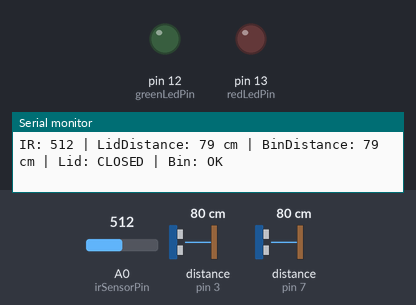
Simulated run of this sketch. Board: Arduino Uno, built with avr-gcc and run on an emulated ATmega328P. On the bench: output pins drawn as LEDs (lit = HIGH), the last lines printed to the serial monitor. Wiring (inferred from the names in the program): 2 × ultrasonic range finder: trigger pin 2, echo pin 3 / trigger pin 6, echo pin 7. Inputs (shaded band) come from the test bench; at power-on: distance to the obstacle (sensors on pin 3, pin 7) 80 cm, A0 (irSensorPin) = 512. The echo pulse lasts 58.3 µs per cm; pins used as bus, display or sensor lines are not drawn.

Above: at 1.3 s.
1.4 s: distance to the obstacle (sensor on pin 3) set to 12 cm
2.9 s: distance to the obstacle (sensor on pin 3) set to 9 cm
At 4.1 s:
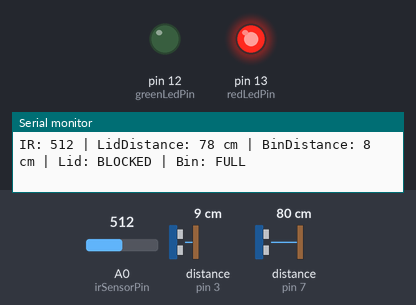
4.6 s: distance to the obstacle (sensor on pin 3) set to 18 cm
At 5.8 s:
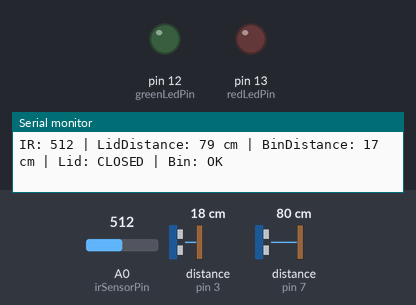
6.1 s: distance to the obstacle (sensor on pin 3) set to 2 cm
At 6.8 s:
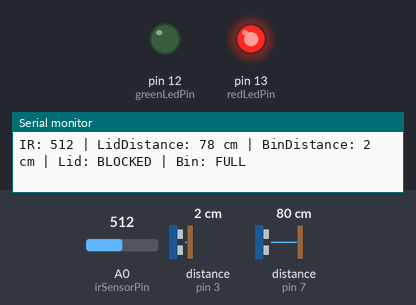
Timing chart, 0 to 8.7 s (numbered marks = the images above; inputs shaded):
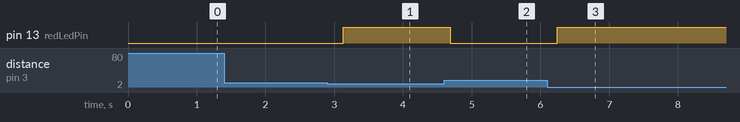

The sketch:

smartTrashcanWithPlasticDetection.ino
```cpp
#include <AccelStepper.h>

// Motor control using 4 pins (IN1, IN3, IN2, IN4)
#define motorInterfaceType 4
AccelStepper stepper(motorInterfaceType, 8, 10, 9, 11);

// Sensor pins
const int trigLid = 6, echoLid = 7;     // Trig and Echo pins for lid distance sensor
const int trigBin = 2, echoBin = 3;     // Trig and Echo pins for bin distance sensor
const int irSensorPin = A0;              // IR sensor pin for detecting plastic material

// LED indicators
const int redLedPin = 13;  // Red LED for bin full indication
const int greenLedPin = 12; // Green LED for lid open indication

// Configuration constants
const int openAngle = 135;        // Angle to open the lid (in degrees)
const int fullThreshold = 10;     // Threshold for bin fullness (in cm)
const int openThreshold = 15;     // Threshold to open the lid (distance in cm)
const int minPlasticIntensity = 600; // Minimum IR sensor value to detect plastic
const int maxPlasticIntensity = 800; // Maximum IR sensor value for plastic detection

// Function to get distance using ultrasonic sensor
int getDistance(int trigPin, int echoPin) {
  digitalWrite(trigPin, LOW); delayMicroseconds(2);  // Ensure trigPin is LOW before sending pulse
  digitalWrite(trigPin, HIGH); delayMicroseconds(10); // Send pulse to trigger the sensor
  digitalWrite(trigPin, LOW); // End pulse
  long duration = pulseIn(echoPin, HIGH); // Measure duration of the echo signal
  return duration * 0.034 / 2; // Calculate and return distance (in cm)
}

// Function to apply correction or offset to sensor readings
int optimizedDistance(int rawDistance, int sensorType) {
  if (sensorType == 1 && rawDistance > 15 && rawDistance < 30) return rawDistance - 5; // Adjust for lid distance
  return rawDistance; // Return unmodified for other sensors
}

// Function to calculate a root value based on distance and plastic detection
float calculateThresholdRoot(float distance, bool isPlastic) {
  float a = 0.5, b = 1.0, c = 1.5; // Constants for the formula
  return (c - (a * distance + b * isPlastic)) / a; // Calculate root value
}

// Decision-making logic for whether to open the lid or not
bool shouldOpenLid(int distanceLid, int distanceBin, bool isPlasticDetected) {
  float a1 = 1.0, b1 = 1.5, c1 = 2.5; // Constants for lid calculation
  float a2 = 0.8, b2 = 1.0, c2 = 1.0; // Constants for bin calculation
  float x = (c1 - (b1 * isPlasticDetected)) / a1; // Calculate condition for opening lid based on plastic detection
  float y = (c2 - (b2 * (distanceBin < fullThreshold))) / a2; // Calculate condition based on bin fullness

  // Lid can only open if plastic is detected and bin is not full
  return isPlasticDetected && x >= 0 && y >= 0;
}

void setup() {
  Serial.begin(9600); // Initialize serial communication for debugging
  pinMode(trigLid, OUTPUT); pinMode(echoLid, INPUT); // Set lid sensor pins
  pinMode(trigBin, OUTPUT); pinMode(echoBin, INPUT); // Set bin sensor pins
  pinMode(irSensorPin, INPUT); // Set IR sensor pin
  pinMode(redLedPin, OUTPUT); pinMode(greenLedPin, OUTPUT); // Set LED pins

  stepper.setMaxSpeed(500.0); // Set the maximum speed of the motor
  stepper.setAcceleration(100.0); // Set the acceleration of the motor
}

void loop() {
  // Measure distances from the lid and the bin
  int lidDistance = optimizedDistance(getDistance(trigLid, echoLid), 1); // Get optimized lid distance
  int binDistance = optimizedDistance(getDistance(trigBin, echoBin), 2); // Get optimized bin distance
  bool isFull = (binDistance < fullThreshold); // Check if bin is full

  // Read the IR sensor to detect plastic
  int irSensorValue = analogRead(irSensorPin); // Read value from IR sensor
  bool isPlasticDetected = (irSensorValue >= minPlasticIntensity && irSensorValue <= maxPlasticIntensity); // Check if plastic is detected

  // Calculate root value based on current conditions
  float rootValue = calculateThresholdRoot(lidDistance, isPlasticDetected);

  // Check if conditions allow opening the lid
  bool canOpenLid = shouldOpenLid(lidDistance, binDistance, isPlasticDetected);

  // Store lid status
  String lidStatus = "";
  String binStatus = isFull ? "FULL" : "OK"; // Set bin status based on fullness

  if (canOpenLid && rootValue >= 0 && !isFull) {
    lidStatus = "OPENING"; // Prepare to open the lid
    // Print sensor data and status to the Serial Monitor
    Serial.print("IR: "); Serial.print(irSensorValue);
    Serial.print(" | LidDistance: "); Serial.print(lidDistance); Serial.print(" cm");
    Serial.print(" | BinDistance: "); Serial.print(binDistance); Serial.print(" cm");
    Serial.print(" | Lid: "); Serial.print(lidStatus);
    Serial.print(" | Bin: "); Serial.println(binStatus);

    digitalWrite(greenLedPin, HIGH); // Turn on green LED (lid open)
    digitalWrite(redLedPin, LOW); // Turn off red LED (bin not full)

    // Move motor to open the lid
    stepper.moveTo(openAngle * (2048 / 360)); // Convert angle to motor steps
    while (stepper.distanceToGo() != 0) stepper.run(); // Keep motor running until lid is fully open

    delay(5000);  // Keep the lid open for 5 seconds

    // Close the lid after delay
    lidStatus = "CLOSING"; // Prepare to close the lid
    Serial.print("IR: "); Serial.print(irSensorValue);
    Serial.print(" | LidDistance: "); Serial.print(lidDistance); Serial.print(" cm");
    Serial.print(" | BinDistance: "); Serial.print(binDistance); Serial.print(" cm");
    Serial.print(" | Lid: "); Serial.print(lidStatus);
    Serial.print(" | Bin: "); Serial.println(binStatus);

    stepper.moveTo(0); // Move motor to close the lid
    while (stepper.distanceToGo() != 0) stepper.run(); // Keep motor running until lid is fully closed

    digitalWrite(greenLedPin, LOW); // Turn off green LED (lid closed)
  } else {
    // If lid cannot open, set status accordingly
    lidStatus = isFull ? "BLOCKED" : "CLOSED"; // Lid is blocked if bin is full, otherwise closed
    Serial.print("IR: "); Serial.print(irSensorValue);
    Serial.print(" | LidDistance: "); Serial.print(lidDistance); Serial.print(" cm");
    Serial.print(" | BinDistance: "); Serial.print(binDistance); Serial.print(" cm");
    Serial.print(" | Lid: "); Serial.print(lidStatus);
    Serial.print(" | Bin: "); Serial.println(binStatus);

    digitalWrite(redLedPin, isFull ? HIGH : LOW); // Turn on red LED if bin is full
    digitalWrite(greenLedPin, LOW); // Keep green LED off
  }

  delay(500); // Delay to stabilize readings and avoid overloading the system
}
```

Measured:
- the behaviour switches between 11 and 10 cm on distance to the obstacle (sensor on pin 3) (found by bisection; images 0 and 1)
- after the input at 2.9 s, pin 13 (redLedPin): LOW → HIGH after 0.23 s
- after the input at 4.6 s, pin 13 (redLedPin): HIGH → LOW after 0.09 s
- after the input at 6.1 s, pin 13 (redLedPin): LOW → HIGH after 0.14 s
